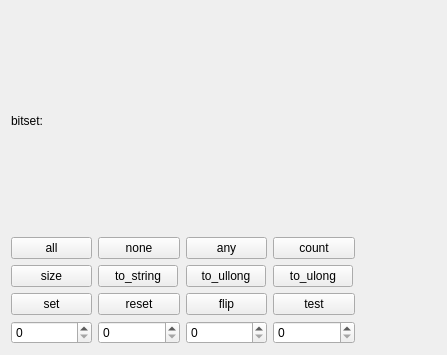
<?xml version="1.0" encoding="UTF-8"?>
<ui version="4.0">
 <class>Widget</class>
 <widget class="QWidget" name="Widget">
  <property name="geometry">
   <rect>
    <x>0</x>
    <y>0</y>
    <width>447</width>
    <height>355</height>
   </rect>
  </property>
  <property name="windowTitle">
   <string>Widget</string>
  </property>
  <layout class="QHBoxLayout" name="horizontalLayout_3">
   <item>
    <layout class="QVBoxLayout" name="verticalLayout_5">
     <item>
      <layout class="QHBoxLayout" name="horizontalLayout_2">
       <item>
        <widget class="QLabel" name="label">
         <property name="sizePolicy">
          <sizepolicy hsizetype="Fixed" vsizetype="Preferred">
           <horstretch>0</horstretch>
           <verstretch>0</verstretch>
          </sizepolicy>
         </property>
         <property name="text">
          <string>bitset:</string>
         </property>
        </widget>
       </item>
       <item>
        <widget class="QLabel" name="label_2">
         <property name="text">
          <string/>
         </property>
        </widget>
       </item>
      </layout>
     </item>
     <item>
      <layout class="QHBoxLayout" name="horizontalLayout">
       <item>
        <layout class="QVBoxLayout" name="verticalLayout_4">
         <item>
          <widget class="QPushButton" name="pushButton">
           <property name="sizePolicy">
            <sizepolicy hsizetype="Expanding" vsizetype="Fixed">
             <horstretch>0</horstretch>
             <verstretch>0</verstretch>
            </sizepolicy>
           </property>
           <property name="text">
            <string>all</string>
           </property>
          </widget>
         </item>
         <item>
          <widget class="QPushButton" name="pushButton_8">
           <property name="sizePolicy">
            <sizepolicy hsizetype="Preferred" vsizetype="Fixed">
             <horstretch>0</horstretch>
             <verstretch>0</verstretch>
            </sizepolicy>
           </property>
           <property name="text">
            <string>size</string>
           </property>
          </widget>
         </item>
         <item>
          <widget class="QPushButton" name="pushButton_7">
           <property name="sizePolicy">
            <sizepolicy hsizetype="Expanding" vsizetype="Fixed">
             <horstretch>0</horstretch>
             <verstretch>0</verstretch>
            </sizepolicy>
           </property>
           <property name="text">
            <string>set</string>
           </property>
          </widget>
         </item>
         <item>
          <widget class="QSpinBox" name="spinBox_4">
           <property name="sizePolicy">
            <sizepolicy hsizetype="Expanding" vsizetype="Fixed">
             <horstretch>0</horstretch>
             <verstretch>0</verstretch>
            </sizepolicy>
           </property>
          </widget>
         </item>
        </layout>
       </item>
       <item>
        <layout class="QVBoxLayout" name="verticalLayout_3">
         <item>
          <widget class="QPushButton" name="pushButton_3">
           <property name="sizePolicy">
            <sizepolicy hsizetype="Expanding" vsizetype="Fixed">
             <horstretch>0</horstretch>
             <verstretch>0</verstretch>
            </sizepolicy>
           </property>
           <property name="text">
            <string>none</string>
           </property>
          </widget>
         </item>
         <item>
          <widget class="QPushButton" name="pushButton_10">
           <property name="sizePolicy">
            <sizepolicy hsizetype="Fixed" vsizetype="Fixed">
             <horstretch>0</horstretch>
             <verstretch>0</verstretch>
            </sizepolicy>
           </property>
           <property name="text">
            <string>to_string</string>
           </property>
          </widget>
         </item>
         <item>
          <widget class="QPushButton" name="pushButton_6">
           <property name="sizePolicy">
            <sizepolicy hsizetype="Expanding" vsizetype="Fixed">
             <horstretch>0</horstretch>
             <verstretch>0</verstretch>
            </sizepolicy>
           </property>
           <property name="text">
            <string>reset</string>
           </property>
          </widget>
         </item>
         <item>
          <widget class="QSpinBox" name="spinBox_2">
           <property name="sizePolicy">
            <sizepolicy hsizetype="Expanding" vsizetype="Fixed">
             <horstretch>0</horstretch>
             <verstretch>0</verstretch>
            </sizepolicy>
           </property>
          </widget>
         </item>
        </layout>
       </item>
       <item>
        <layout class="QVBoxLayout" name="verticalLayout_2">
         <item>
          <widget class="QPushButton" name="pushButton_2">
           <property name="sizePolicy">
            <sizepolicy hsizetype="Expanding" vsizetype="Fixed">
             <horstretch>0</horstretch>
             <verstretch>0</verstretch>
            </sizepolicy>
           </property>
           <property name="text">
            <string>any</string>
           </property>
          </widget>
         </item>
         <item>
          <widget class="QPushButton" name="pushButton_11">
           <property name="sizePolicy">
            <sizepolicy hsizetype="Fixed" vsizetype="Fixed">
             <horstretch>0</horstretch>
             <verstretch>0</verstretch>
            </sizepolicy>
           </property>
           <property name="text">
            <string>to_ullong</string>
           </property>
          </widget>
         </item>
         <item>
          <widget class="QPushButton" name="pushButton_5">
           <property name="sizePolicy">
            <sizepolicy hsizetype="Expanding" vsizetype="Fixed">
             <horstretch>0</horstretch>
             <verstretch>0</verstretch>
            </sizepolicy>
           </property>
           <property name="text">
            <string>flip</string>
           </property>
          </widget>
         </item>
         <item>
          <widget class="QSpinBox" name="spinBox_3">
           <property name="sizePolicy">
            <sizepolicy hsizetype="Expanding" vsizetype="Fixed">
             <horstretch>0</horstretch>
             <verstretch>0</verstretch>
            </sizepolicy>
           </property>
          </widget>
         </item>
        </layout>
       </item>
       <item>
        <layout class="QVBoxLayout" name="verticalLayout">
         <item>
          <widget class="QPushButton" name="pushButton_4">
           <property name="sizePolicy">
            <sizepolicy hsizetype="Expanding" vsizetype="Fixed">
             <horstretch>0</horstretch>
             <verstretch>0</verstretch>
            </sizepolicy>
           </property>
           <property name="text">
            <string>count</string>
           </property>
          </widget>
         </item>
         <item>
          <widget class="QPushButton" name="pushButton_12">
           <property name="sizePolicy">
            <sizepolicy hsizetype="Fixed" vsizetype="Fixed">
             <horstretch>0</horstretch>
             <verstretch>0</verstretch>
            </sizepolicy>
           </property>
           <property name="text">
            <string>to_ulong</string>
           </property>
          </widget>
         </item>
         <item>
          <widget class="QPushButton" name="pushButton_9">
           <property name="sizePolicy">
            <sizepolicy hsizetype="Expanding" vsizetype="Fixed">
             <horstretch>0</horstretch>
             <verstretch>0</verstretch>
            </sizepolicy>
           </property>
           <property name="text">
            <string>test</string>
           </property>
          </widget>
         </item>
         <item>
          <widget class="QSpinBox" name="spinBox_5">
           <property name="sizePolicy">
            <sizepolicy hsizetype="Expanding" vsizetype="Fixed">
             <horstretch>0</horstretch>
             <verstretch>0</verstretch>
            </sizepolicy>
           </property>
          </widget>
         </item>
        </layout>
       </item>
       <item>
        <spacer name="horizontalSpacer">
         <property name="orientation">
          <enum>Qt::Horizontal</enum>
         </property>
         <property name="sizeHint" stdset="0">
          <size>
           <width>40</width>
           <height>20</height>
          </size>
         </property>
        </spacer>
       </item>
      </layout>
     </item>
    </layout>
   </item>
  </layout>
 </widget>
 <resources/>
 <connections/>
</ui>
